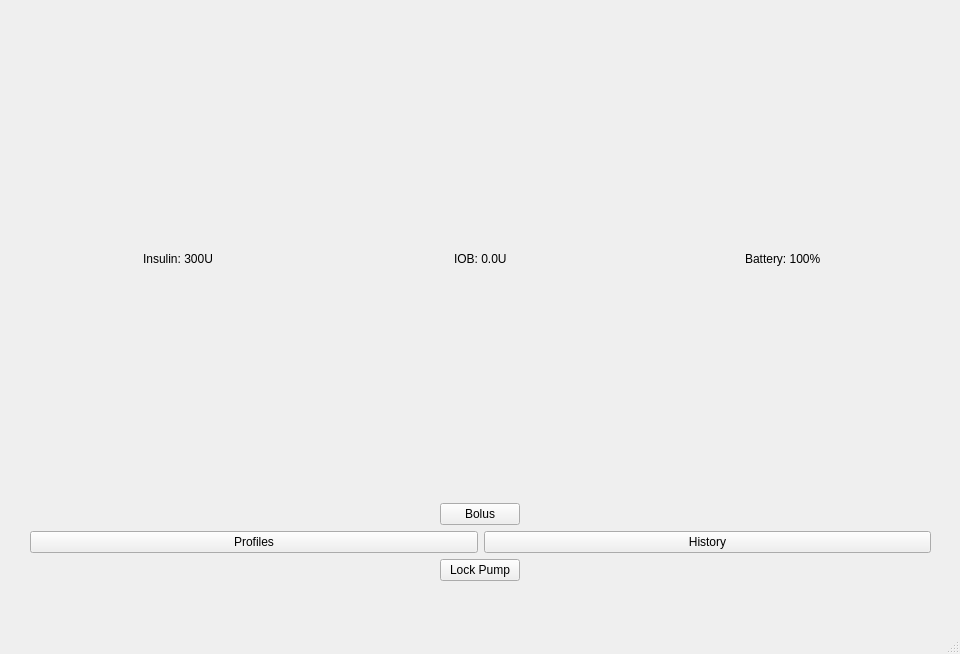
<?xml version="1.0" encoding="UTF-8"?>
<ui version="4.0">
 <class>MainWindow</class>
 <widget class="QMainWindow" name="MainWindow">
  <property name="geometry">
   <rect>
    <x>0</x>
    <y>0</y>
    <width>960</width>
    <height>654</height>
   </rect>
  </property>
  <property name="windowTitle">
   <string>MainWindow</string>
  </property>
  <widget class="QWidget" name="centralwidget">
   <widget class="QStackedWidget" name="stackedWidget">
    <property name="geometry">
     <rect>
      <x>20</x>
      <y>10</y>
      <width>921</width>
      <height>581</height>
     </rect>
    </property>
    <widget class="QWidget" name="homeScreen">
     <widget class="QWidget" name="verticalLayoutWidget">
      <property name="geometry">
       <rect>
        <x>10</x>
        <y>10</y>
        <width>901</width>
        <height>561</height>
       </rect>
      </property>
      <layout class="QVBoxLayout" name="verticalLayout">
       <item>
        <layout class="QHBoxLayout" name="horizontalLayout">
         <item alignment="Qt::AlignHCenter">
          <widget class="QLabel" name="lblInsulin">
           <property name="text">
            <string>Insulin: 300U</string>
           </property>
          </widget>
         </item>
         <item alignment="Qt::AlignHCenter">
          <widget class="QLabel" name="lblIOB">
           <property name="text">
            <string>IOB: 0.0U</string>
           </property>
          </widget>
         </item>
         <item alignment="Qt::AlignHCenter">
          <widget class="QLabel" name="lblBattery">
           <property name="text">
            <string>Battery: 100%</string>
           </property>
          </widget>
         </item>
        </layout>
       </item>
       <item alignment="Qt::AlignHCenter">
        <widget class="QPushButton" name="btnBolus">
         <property name="text">
          <string>Bolus</string>
         </property>
        </widget>
       </item>
       <item>
        <layout class="QHBoxLayout" name="horizontalLayout_2">
         <item>
          <widget class="QPushButton" name="btnProfiles">
           <property name="text">
            <string>Profiles</string>
           </property>
          </widget>
         </item>
         <item>
          <widget class="QPushButton" name="btnHistory">
           <property name="text">
            <string>History</string>
           </property>
          </widget>
         </item>
        </layout>
       </item>
       <item alignment="Qt::AlignHCenter">
        <widget class="QPushButton" name="btnLock">
         <property name="text">
          <string>Lock Pump</string>
         </property>
        </widget>
       </item>
      </layout>
     </widget>
    </widget>
    <widget class="QWidget" name="bolusScreen">
     <widget class="QWidget" name="formLayoutWidget">
      <property name="geometry">
       <rect>
        <x>20</x>
        <y>10</y>
        <width>891</width>
        <height>451</height>
       </rect>
      </property>
      <layout class="QFormLayout" name="formLayout">
       <item row="0" column="1">
        <widget class="QLineEdit" name="txtCarbs">
         <property name="text">
          <string>Carbs (Grams):</string>
         </property>
         <property name="placeholderText">
          <string extracomment="Carbs (Grams):"/>
         </property>
        </widget>
       </item>
       <item row="1" column="1">
        <widget class="QLineEdit" name="txtGlucose">
         <property name="text">
          <string>Glucose (mg/dL): </string>
         </property>
         <property name="placeholderText">
          <string extracomment="Glucose (mg/dL):"/>
         </property>
        </widget>
       </item>
       <item row="2" column="1">
        <widget class="QLabel" name="lblBolusResult">
         <property name="text">
          <string>Suggested Bolus: 0.0U</string>
         </property>
        </widget>
       </item>
      </layout>
     </widget>
     <widget class="QPushButton" name="btnCalculate">
      <property name="geometry">
       <rect>
        <x>30</x>
        <y>470</y>
        <width>301</width>
        <height>41</height>
       </rect>
      </property>
      <property name="text">
       <string>Calculate</string>
      </property>
     </widget>
     <widget class="QPushButton" name="btnDeliver">
      <property name="geometry">
       <rect>
        <x>570</x>
        <y>470</y>
        <width>331</width>
        <height>41</height>
       </rect>
      </property>
      <property name="text">
       <string>Deliver</string>
      </property>
     </widget>
    </widget>
    <widget class="QWidget" name="profileScreen">
     <widget class="QWidget" name="verticalLayoutWidget_2">
      <property name="geometry">
       <rect>
        <x>19</x>
        <y>19</y>
        <width>891</width>
        <height>551</height>
       </rect>
      </property>
      <layout class="QVBoxLayout" name="verticalLayout_2">
       <item>
        <widget class="QPushButton" name="btnAddProfile">
         <property name="text">
          <string>Add Profile</string>
         </property>
        </widget>
       </item>
       <item>
        <widget class="QPushButton" name="btnEditProfile">
         <property name="text">
          <string>Edit Profile</string>
         </property>
        </widget>
       </item>
       <item>
        <widget class="QPushButton" name="btnDeleteProfile">
         <property name="text">
          <string>Delete Profile</string>
         </property>
        </widget>
       </item>
       <item>
        <widget class="QListWidget" name="lstProfiles">
         <item>
          <property name="text">
           <string>Default</string>
          </property>
         </item>
         <item>
          <property name="text">
           <string>Exercise</string>
          </property>
         </item>
         <item>
          <property name="text">
           <string>Sleep</string>
          </property>
         </item>
        </widget>
       </item>
       <item alignment="Qt::AlignHCenter">
        <widget class="QPushButton" name="btnBack">
         <property name="text">
          <string>Back</string>
         </property>
        </widget>
       </item>
      </layout>
     </widget>
    </widget>
    <widget class="QWidget" name="historyScreen">
     <widget class="QWidget" name="verticalLayoutWidget_3">
      <property name="geometry">
       <rect>
        <x>10</x>
        <y>10</y>
        <width>901</width>
        <height>561</height>
       </rect>
      </property>
      <layout class="QVBoxLayout" name="verticalLayout_History">
       <item>
        <widget class="QChartView" name="glucoseChart">
         <property name="sizePolicy">
          <sizepolicy hsizetype="Expanding" vsizetype="Expanding">
           <horstretch>0</horstretch>
           <verstretch>0</verstretch>
          </sizepolicy>
         </property>
        </widget>
       </item>
       <item alignment="Qt::AlignVCenter">
        <widget class="QTableWidget" name="deliveryHistory">
         <column>
          <property name="text">
           <string>Time</string>
          </property>
          <property name="font">
           <font>
            <weight>75</weight>
            <bold>true</bold>
           </font>
          </property>
          <property name="textAlignment">
           <set>AlignCenter</set>
          </property>
         </column>
         <column>
          <property name="text">
           <string>Type</string>
          </property>
          <property name="font">
           <font>
            <weight>75</weight>
            <bold>true</bold>
           </font>
          </property>
          <property name="textAlignment">
           <set>AlignCenter</set>
          </property>
         </column>
         <column>
          <property name="text">
           <string>Units</string>
          </property>
          <property name="font">
           <font>
            <weight>75</weight>
            <bold>true</bold>
           </font>
          </property>
          <property name="textAlignment">
           <set>AlignCenter</set>
          </property>
         </column>
        </widget>
       </item>
       <item alignment="Qt::AlignHCenter">
        <widget class="QPushButton" name="btnBack_2">
         <property name="text">
          <string>Back</string>
         </property>
        </widget>
       </item>
      </layout>
     </widget>
    </widget>
    <widget class="QWidget" name="lockScreen">
     <widget class="QLineEdit" name="txtPIN">
      <property name="geometry">
       <rect>
        <x>390</x>
        <y>250</y>
        <width>121</width>
        <height>25</height>
       </rect>
      </property>
      <property name="echoMode">
       <enum>QLineEdit::Password</enum>
      </property>
      <property name="alignment">
       <set>Qt::AlignHCenter|Qt::AlignTop</set>
      </property>
     </widget>
     <widget class="QPushButton" name="btnUnlock">
      <property name="geometry">
       <rect>
        <x>410</x>
        <y>280</y>
        <width>83</width>
        <height>41</height>
       </rect>
      </property>
      <property name="text">
       <string>Unlock</string>
      </property>
     </widget>
    </widget>
   </widget>
  </widget>
  <widget class="QStatusBar" name="statusbar"/>
  <widget class="QMenuBar" name="menubar">
   <property name="geometry">
    <rect>
     <x>0</x>
     <y>0</y>
     <width>960</width>
     <height>22</height>
    </rect>
   </property>
  </widget>
 </widget>
 <customwidgets>
  <customwidget>
   <class>QChartView</class>
   <extends>QGraphicsView</extends>
   <header location="global">qchartview.h</header>
  </customwidget>
 </customwidgets>
 <resources/>
 <connections/>
</ui>
